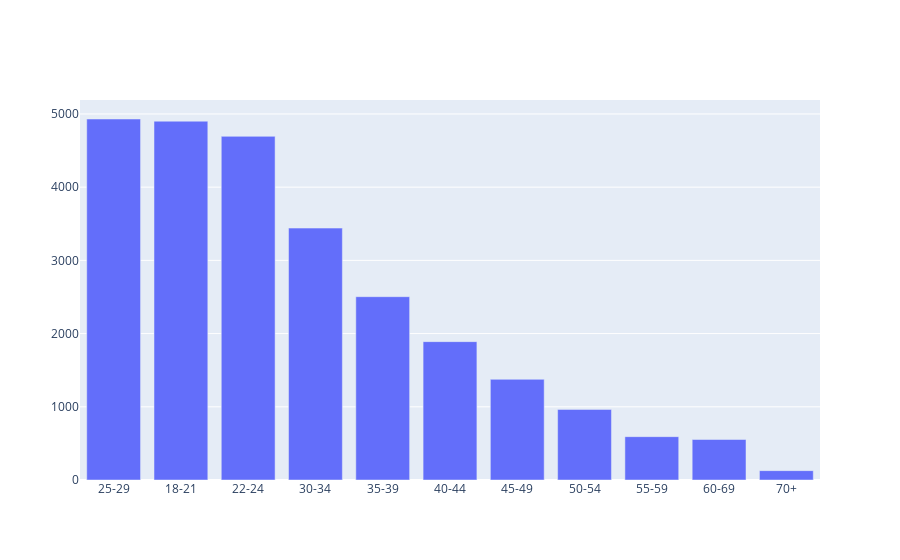

Notebook code cell kept with this figure:
### Markdown cell above
## Q1 막대 그래프
- 위 결괏값을 q1_df 저장

### Code cell
q1_df = df['Q1'].value_counts()

fig = go.Figure()
fig.add_trace(
    # 시각화 종류
    go.Bar(x=q1_df.index, y=q1_df.values))

fig.show()

### Figure 1 — Plotly figure (JSON) as saved in the notebook; plotly's stock layout.template omitted (floating-point values rounded to 4 significant figures)
{"data": [{"type": "bar", "x": ["25-29", "18-21", "22-24", "30-34", "35-39", "40-44", "45-49", "50-54", "55-59", "60-69", "70+"], "y": [4931, 4901, 4694, 3441, 2504, 1890, 1375, 964, 592, 553, 128]}], "layout": {"autosize": true, "xaxis": {"autorange": true, "range": [-0.5, 10.5], "type": "category"}, "yaxis": {"autorange": true, "range": [0, 5191.0], "type": "linear"}}}
